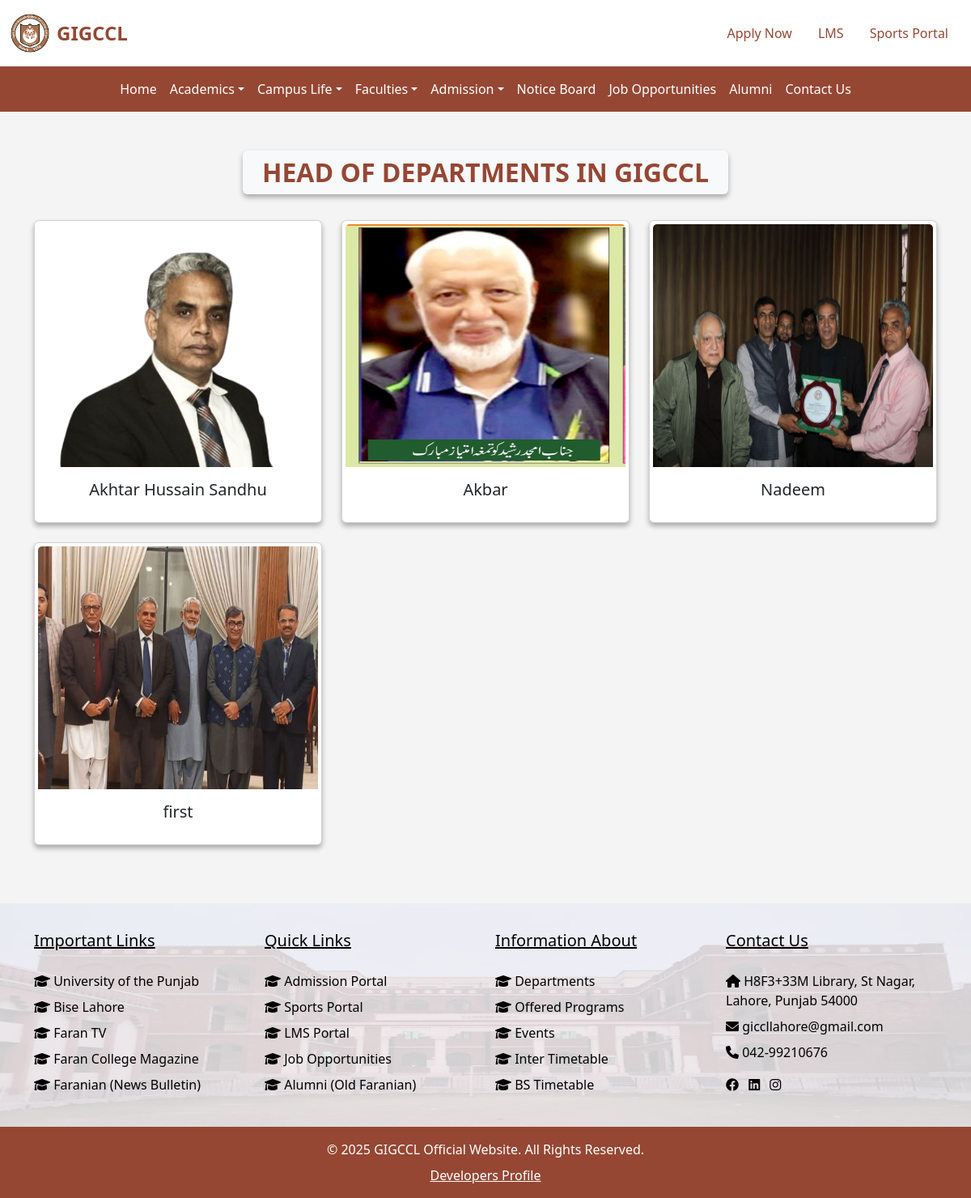
Page /faculties/hods/ on the committed database.
### faculties/models.py (models this page shows, shortened)
class Hod(models.Model):
    name = models.CharField(max_length=255)
    image = models.ImageField(upload_to='hod/')
    hod_detail = CKEditor5Field(config_name='extends')
    created_at = models.DateTimeField(default=timezone.now)

### faculties/views.py (the view)
# urls.py: path('hods/', views.hod_list, name='hod_list'),                 # hods
def hod_list(request):
    hods = Hod.objects.all().order_by('-created_at')
    return render(request, 'faculties/hod.html', {'hods': hods})

### faculties/templates/faculties/hod.html (shortened to what this page needs)
{% extends 'base.html' %}
{% block content %}
<section class="departments py-5">
    <div class="container">
        <div class="d-flex justify-content-center" data-aos="zoom-in" data-aos-duration="500">
            <h2 class="text-center px-4 py-2 bg-light rounded custom-shadow fw-bold text-uppercase">Head of Departments in GIGCCL</h2>
        </div>
        <div class="row mt-4">
            {% for hod in hods %}
            <div class="col-lg-4 col-md-6 col-sm-12 mb-4 d-flex align-items-stretch">
                <a href="{% url 'hod_detail' hod.id %}" class="w-100 text-decoration-none text-dark">
                    <div class="card p-1 custom-shadow w-100" data-aos="zoom-in" data-aos-duration="500">
                        <img src="{{ hod.image.url }}" class="card-img-top img-fluid" alt="{{ hod.name }}">
                        <div class="card-body text-center d-flex flex-column justify-content-center">
                            <h5 class="card-title">{{ hod.name }}</h5>
                        </div>
                    </div>
                </a>
            </div>
            {% empty %}
                <div class="d-flex justify-content-center mb-4">
                    <div class="card border-0 shadow-sm px-4 py-2" style="background-color: #f8f9fa; width: fit-content;">
                        <h2 class="mb-0 text-center" style="color: #964734;">No HOD Available</h2>
                    </div>
                </div>
            {% endfor %}
        </div>
    </div>
</section>
{% endblock %}

### static/css/styles.css (style rules this page uses)
body { background-color: #f4f4f4; }

### faculties/templates/faculties/hod.html (style rules this page uses)
.card { height: 100%; display: flex; flex-direction: column; }
.card-img-top { height: 300px; width: 100%; }
.card-body { flex-grow: 1; display: flex; flex-direction: column; justify-content: center; align-items: center; }
h2 { color: #964734 !important; }
.custom-shadow { box-shadow: 0px 4px 6px rgba(0, 0, 0, 0.3); }

### rows in the picture
Hod: image (picture), name "Akhtar Hussain Sandhu"
Hod: image (picture), name "Akbar"
Hod: image (picture), name "Nadeem"
Hod: image (picture), name "first"
